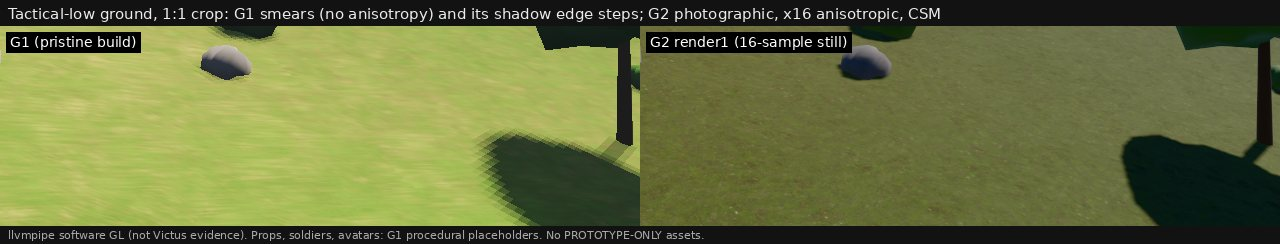
#> input picture prototypes/m7-gfx2/reports/captures/render1/r1-06-ground-grazing.jpg, 1280 x 244 px
$ python -i review-sheets-render1.py   (imports and definitions only)
#> lines starting #> are read from the running program, lines starting #| are printed output that depends on the picture
#!/usr/bin/env python3
"""Compose the small labelled review JPEGs of stage render1 from full-size captures (never commits PNGs).

Usage: review-sheets-render1.py G1_DIR CAPTURE_DIR OUT_DIR
  G1_DIR       pristine G1 captures (prototypes/m7-gfx1 Gfx.Demo --capture all)
  CAPTURE_DIR  output of scripts/capture-render1.sh (g2/, g1path/, ab/<switch>/)
  OUT_DIR      where the JPEGs go (reports/captures/render1); each is kept under 300 KB
Every sheet carries a legend line: renderer llvmpipe; the props, soldiers and avatars in frame are G1's procedural
placeholders; no PROTOTYPE-ONLY asset appears in any render1 sheet.
"""
import os
import sys

from PIL import Image, ImageDraw, ImageFont

LEGEND = "llvmpipe software GL (not Victus evidence). Props, soldiers, avatars: G1 procedural placeholders. No PROTOTYPE-ONLY assets."


# [5 lines left out: function font, not called in this run]


def panel(path, box=None, size=(640, 360), resample=Image.LANCZOS):
#> called with size = (640, 360), resample = 1
    im = Image.open(path).convert("RGB")
#> im is the input picture: PIL image 1280x244 RGB; mean R, G, B 105.6, 113, 63.3
    if box:
        im = im.crop(box)
    return im.resize(size, resample)
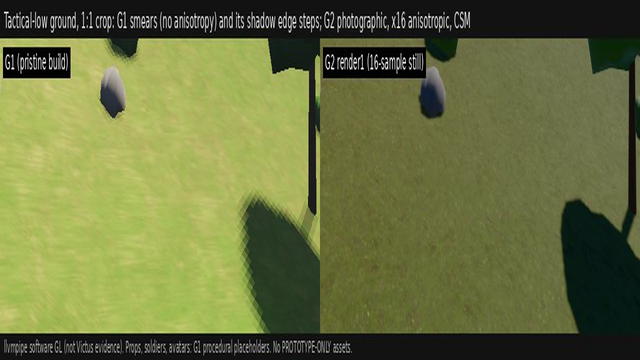
#> returned value: PIL image 640x360 RGB; mean R, G, B 105.7, 113.1, 63.4


# [94 lines left out: functions sheet, main, not called in this run]


# [2 lines not run here, left out]

>>> result = panel('../reports/captures/render1/r1-06-ground-grazing.jpg')

$ run again, on prototypes/m7-gfx2/reports/captures/render1/r1-01-temperate-day.jpg
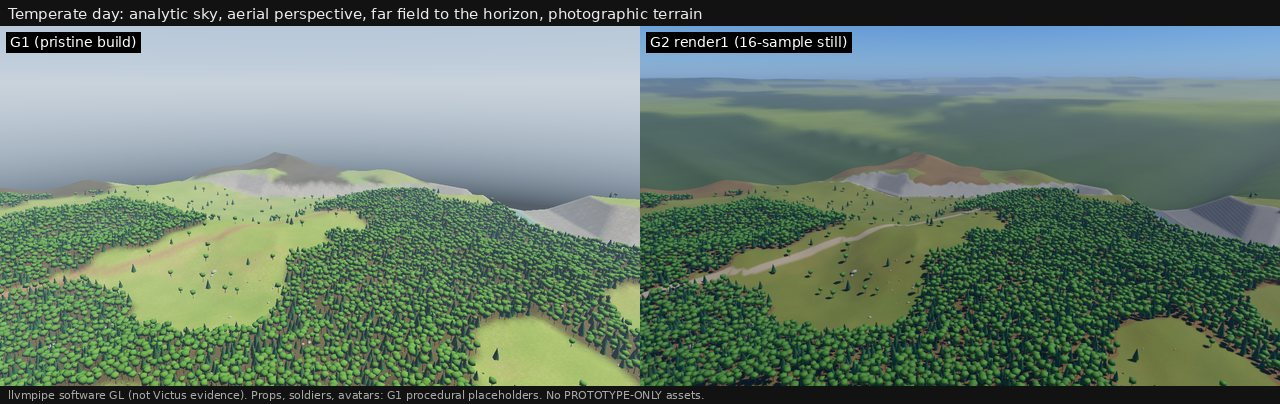
#> input picture prototypes/m7-gfx2/reports/captures/render1/r1-01-temperate-day.jpg, 1280 x 404 px
#> in panel, im is the input picture: PIL image 1280x404 RGB; mean R, G, B 103.4, 123.7, 110.3
#> in panel, `return im.resize(size, resample)`:
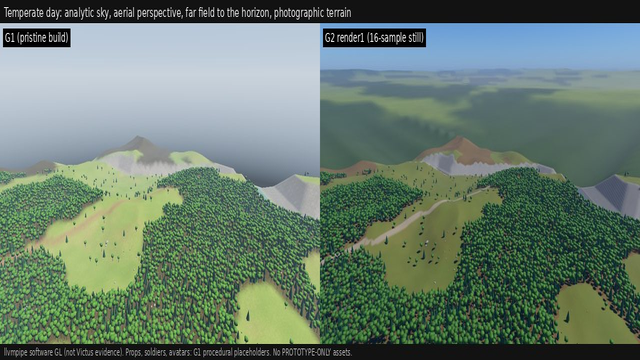
#> returned value: PIL image 640x360 RGB; mean R, G, B 103.5, 123.8, 110.4

$ run again, on prototypes/m7-gfx2/reports/captures/render1/r1-03-arid-day.jpg
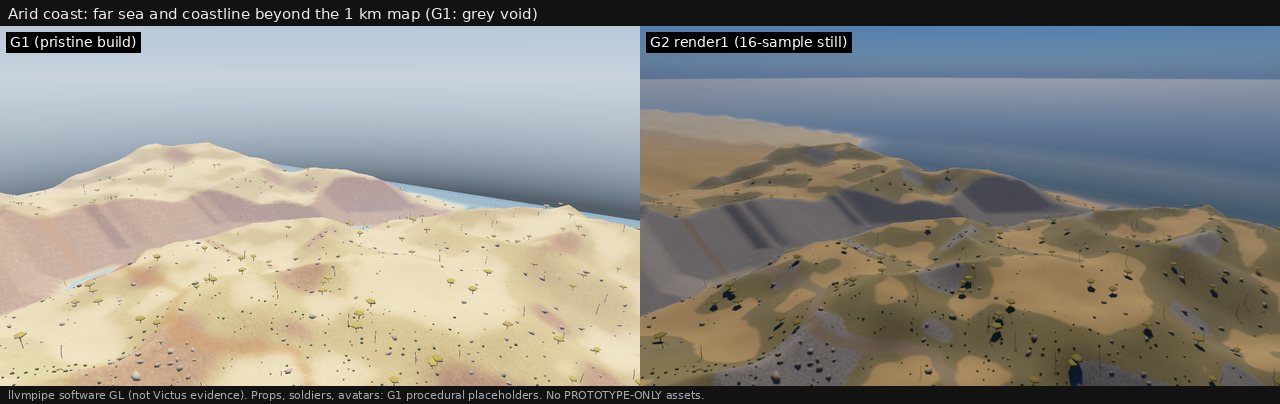
#> input picture prototypes/m7-gfx2/reports/captures/render1/r1-03-arid-day.jpg, 1280 x 404 px
#> in panel, im is the input picture: PIL image 1280x404 RGB; mean R, G, B 140.4, 138.4, 131.4
#> in panel, `return im.resize(size, resample)`:
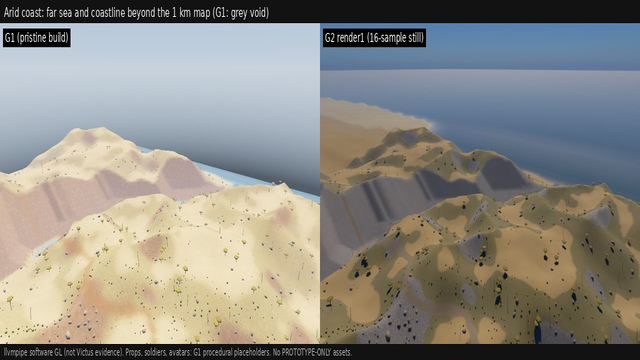
#> returned value: PIL image 640x360 RGB; mean R, G, B 140.5, 138.5, 131.5
